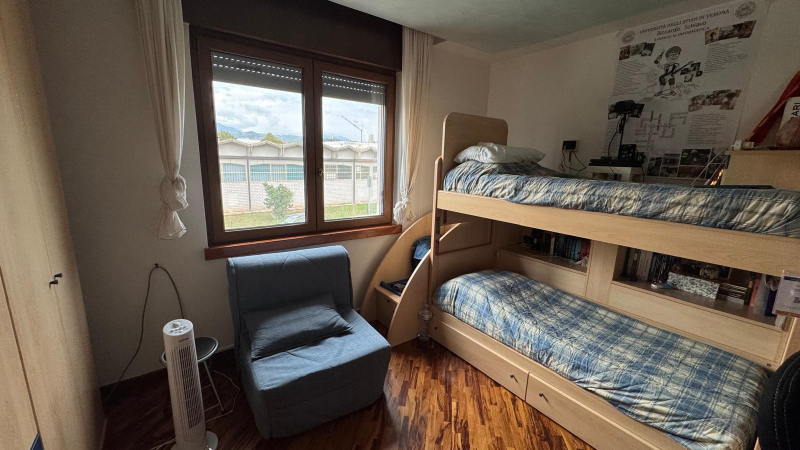
#> input picture img/1.jpeg, 1600 x 900 px (shown at 1/2 size)
$ python -i spectral_residual.py   (imports and definitions only)
#> lines starting #> are read from the running program, lines starting #| are printed output that depends on the picture
#> further down, picture is the input picture: shape (900, 1600, 3); mean B, G, R 79.7, 91.7, 103.5
import numpy as np
import cv2


def spectral_residual_saliency(image, sigma=3.0, target_size=(64, 64)):

#> called with sigma = 3, target_size = (64, 64)
    original_h, original_w = image.shape[:2]
#> original_h = 900; original_w = 1600

    # gray conversion for frequency analysis
    if image.ndim == 3 and image.shape[2] == 3:
        gray = cv2.cvtColor(image, cv2.COLOR_BGR2GRAY)
    else:
        gray = image.copy()

    # resize to a smaller size for faster computation
    small = cv2.resize(gray, target_size,
                       interpolation=cv2.INTER_AREA).astype(np.float32)
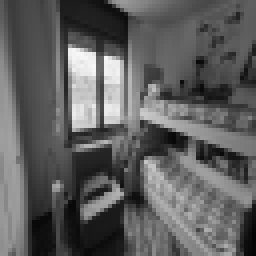
#> small: shape (64, 64) float32 (shown 4 times larger); min 4, max 247, mean 93.9

    # frequency analysis: FFT, amplitude and phase
    # fft2 computes 2d discrete f. transform
    spectrum = np.fft.fft2(small)
    amplitude = np.abs(spectrum)
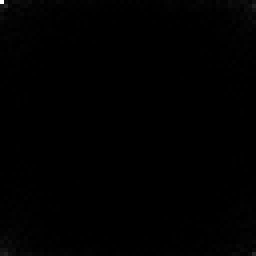
#> amplitude: shape (64, 64) float64 (shown 4 times larger); min 19.44, max 384561, mean 1549.9; drawn with min black and max white
    phase = np.angle(spectrum)
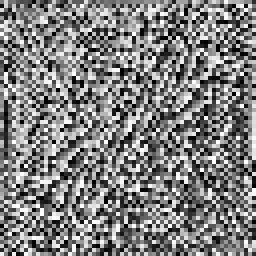
#> phase: shape (64, 64) float64 (shown 4 times larger); min -3.14, max 3.14, mean 0.000767; drawn with min black and max white


    log_amplitude = np.log(amplitude + 1e-8) # value compression
    avg_log_amplitude = cv2.blur(log_amplitude, (3, 3)) # local mean computation
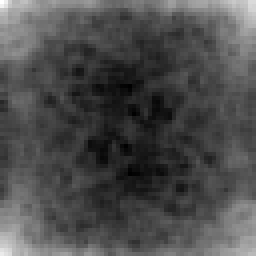
#> avg_log_amplitude: shape (64, 64) float64 (shown 4 times larger); min 4.77, max 10.81, mean 6.61; drawn with min black and max white
    spectral_residual = log_amplitude - avg_log_amplitude # subtraction -> peaks
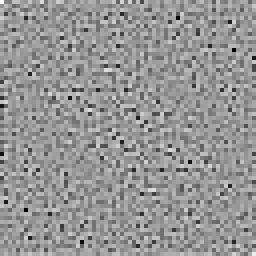
#> spectral_residual: shape (64, 64) float64 (shown 4 times larger); min -2.93, max 2.05, mean 0.00207; drawn with min black and max white

    # find the real and imaginary values
    # fft.ifft2 reconstruts the image
    reconstructed = np.fft.ifft2(np.exp(spectral_residual + 1j * phase))
    # magnitude squared for increased contrast
    saliency = (np.abs(reconstructed) ** 2).astype(np.float32)

    # Kernel size 6*sigma
    # | 1 makes it odd (required by OpenCV central pixel)
    ksize = int(np.ceil(sigma * 6)) | 1
    saliency = cv2.GaussianBlur(saliency, (ksize, ksize), sigma) # smoothing as the human gaze
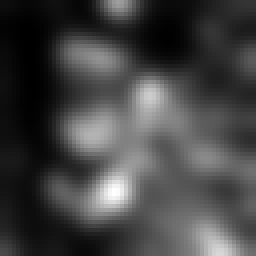
#> saliency: shape (64, 64) float32 (shown 4 times larger); min 2.21e-05, max 0.00143, mean 0.000397; drawn with min black and max white

    saliency = _normalize(saliency)
#> in _normalize, `minimum, maximum = saliency_map.min(), saliency_map.max()`: minimum = 2.21e-05; maximum = 0.00143
    #return to original size
    return cv2.resize(saliency, (original_w, original_h),
                      interpolation=cv2.INTER_LINEAR)
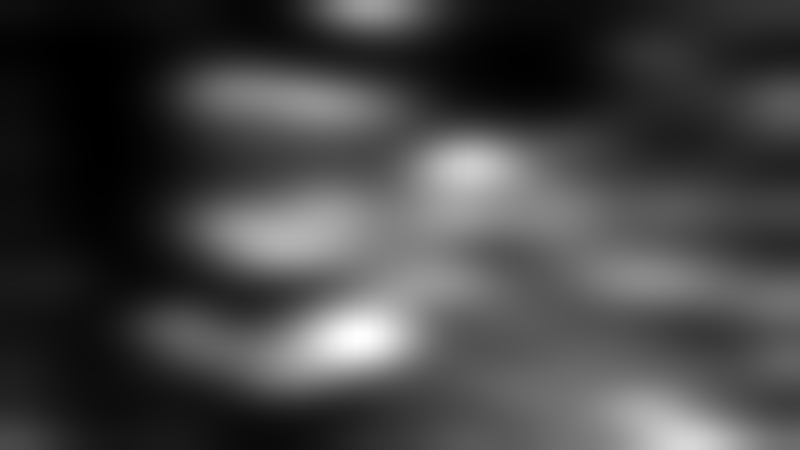
#> returned value: shape (900, 1600) float32 (shown at 1/2 size); min 3.51e-07, max 1, mean 0.266

# normalizarion function to [0, 1] range
def _normalize(saliency_map):
    minimum, maximum = saliency_map.min(), saliency_map.max()
    if maximum - minimum > 0:
        saliency_map = (saliency_map - minimum) / (maximum - minimum)
    else:
        saliency_map = np.zeros_like(saliency_map)
    return saliency_map.astype(np.float32)

>>> import cv2
>>> picture = cv2.imread('../../img/1.jpeg')
>>> result = spectral_residual_saliency(picture)

$ run again, on img/10.jpeg
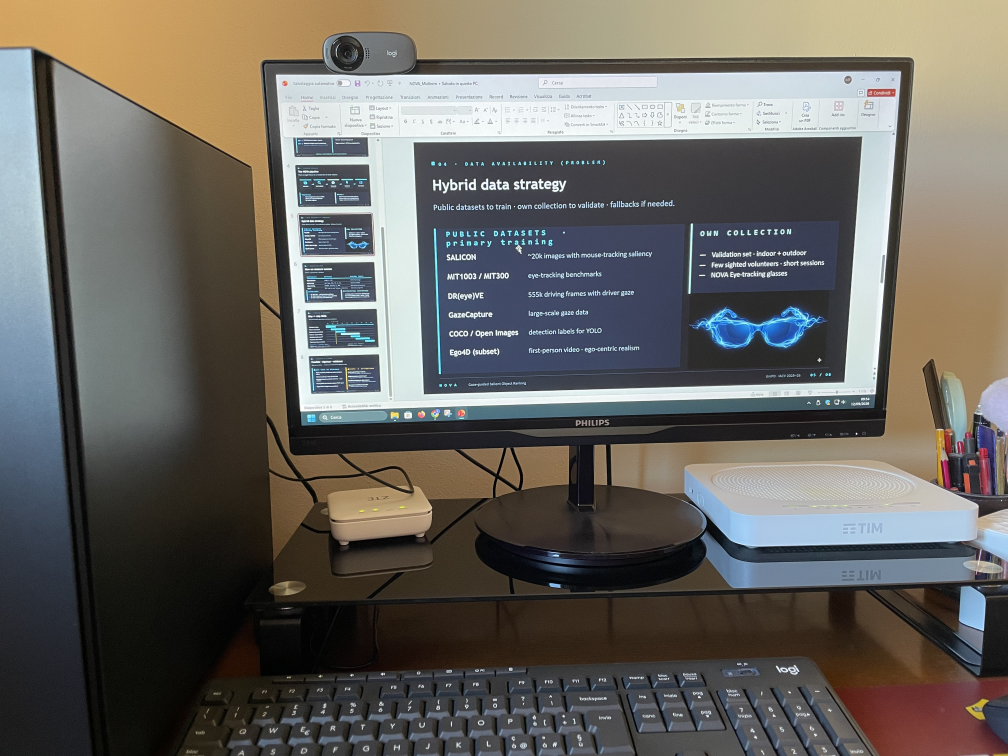
#> input picture img/10.jpeg, 4032 x 3024 px (shown at 1/4 size)
#> picture is the input picture: shape (3024, 4032, 3); mean B, G, R 96.7, 101.5, 104.3
#> in spectral_residual_saliency, `saliency = cv2.GaussianBlur(saliency, (ksize, ksize), sigma)`:
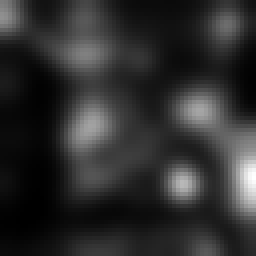
#> saliency: shape (64, 64) float32 (shown 4 times larger); min 2.25e-05, max 0.00226, mean 0.000435; drawn with min black and max white
#> minimum = 2.25e-05; maximum = 0.00226
#> in spectral_residual_saliency, `return cv2.resize(saliency, (original_w, original_h), interpolation=cv..`:
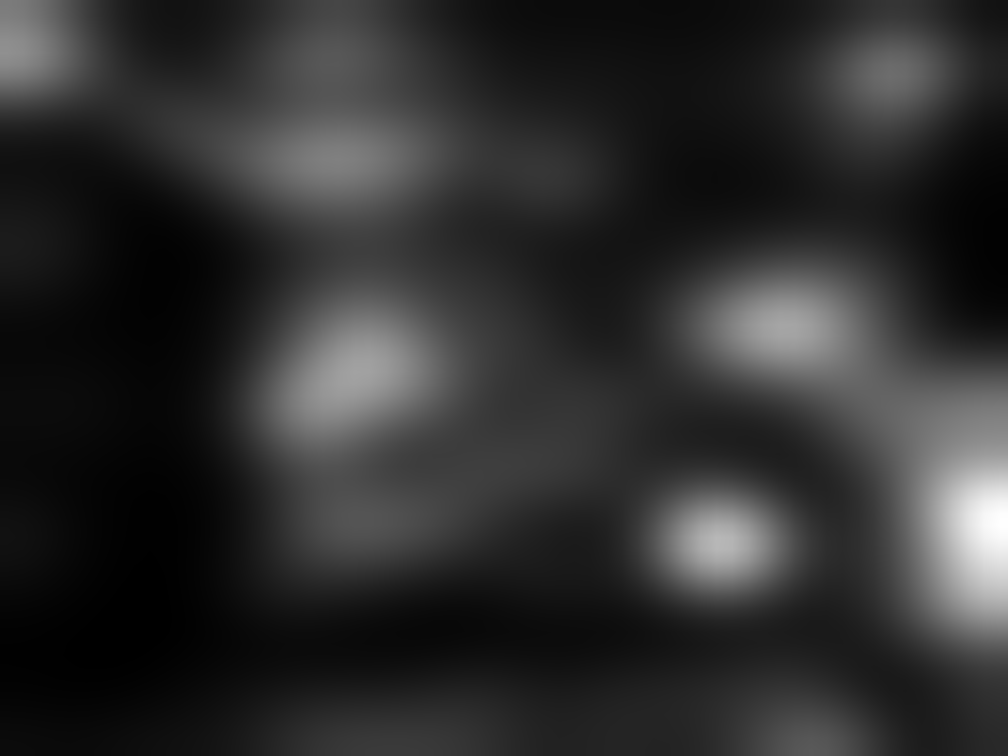
#> returned value: shape (3024, 4032) float32 (shown at 1/4 size); min 6.82e-08, max 1, mean 0.184

$ run again, on img/11.jpeg
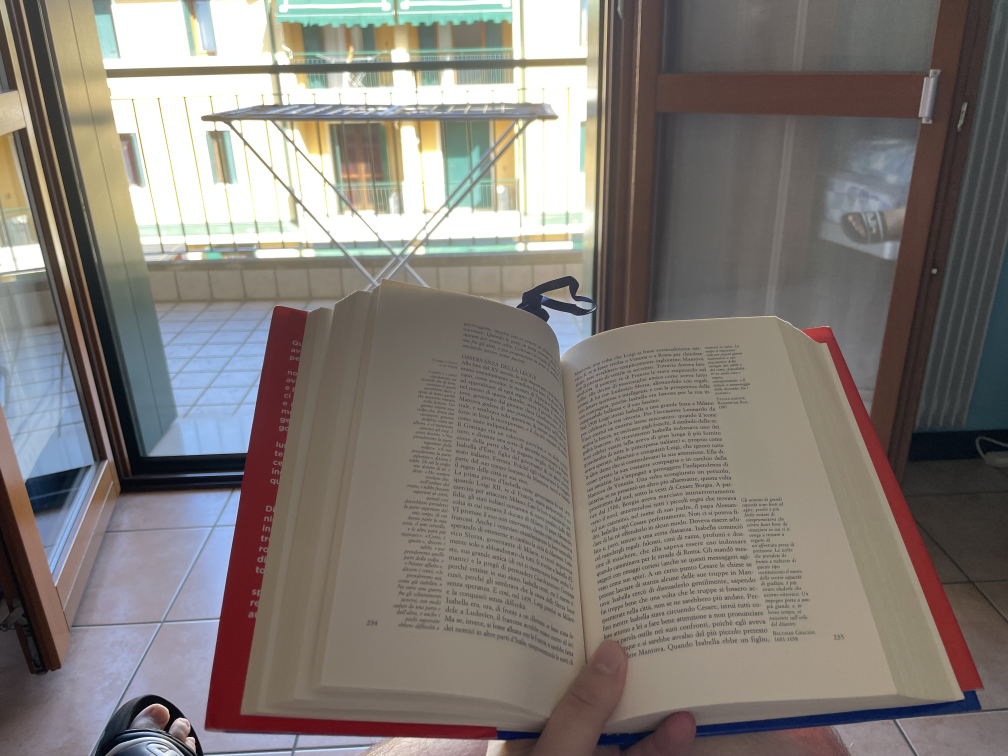
#> input picture img/11.jpeg, 4032 x 3024 px (shown at 1/4 size)
#> picture is the input picture: shape (3024, 4032, 3); mean B, G, R 118.8, 123.6, 129.8
#> in spectral_residual_saliency, `saliency = cv2.GaussianBlur(saliency, (ksize, ksize), sigma)`:
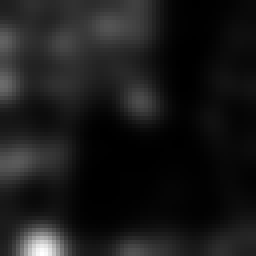
#> saliency: shape (64, 64) float32 (shown 4 times larger); min 2.81e-05, max 0.00372, mean 0.000408; drawn with min black and max white
#> minimum = 2.81e-05; maximum = 0.00372
#> in spectral_residual_saliency, `return cv2.resize(saliency, (original_w, original_h), interpolation=cv..`:
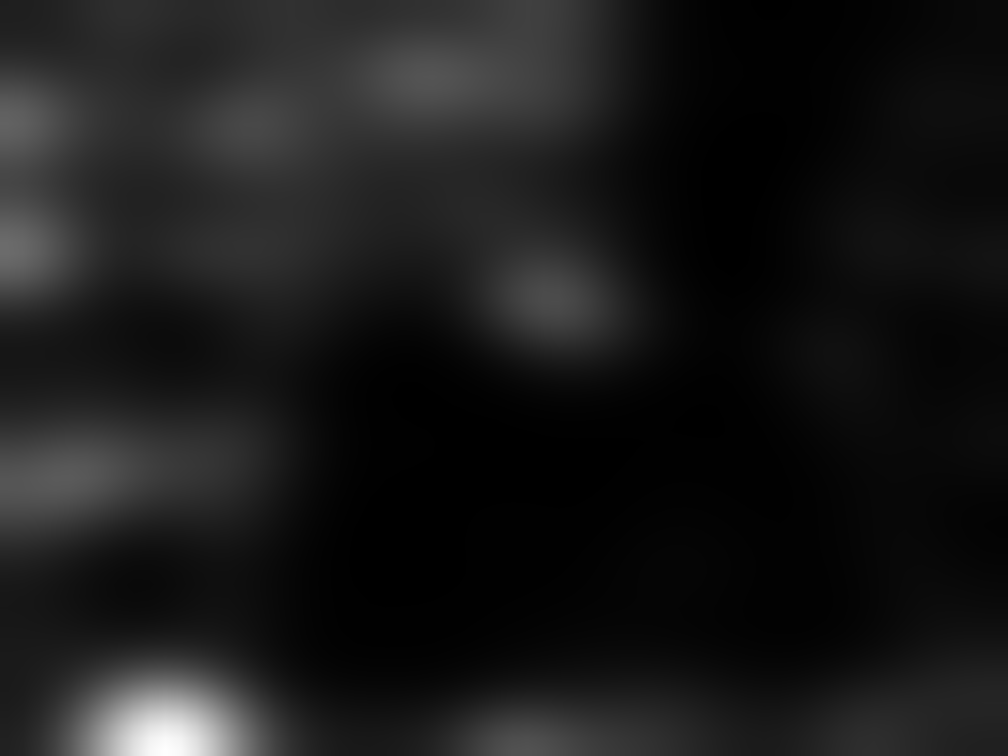
#> returned value: shape (3024, 4032) float32 (shown at 1/4 size); min 5.7e-07, max 1, mean 0.103

$ run again, on img/12.jpeg
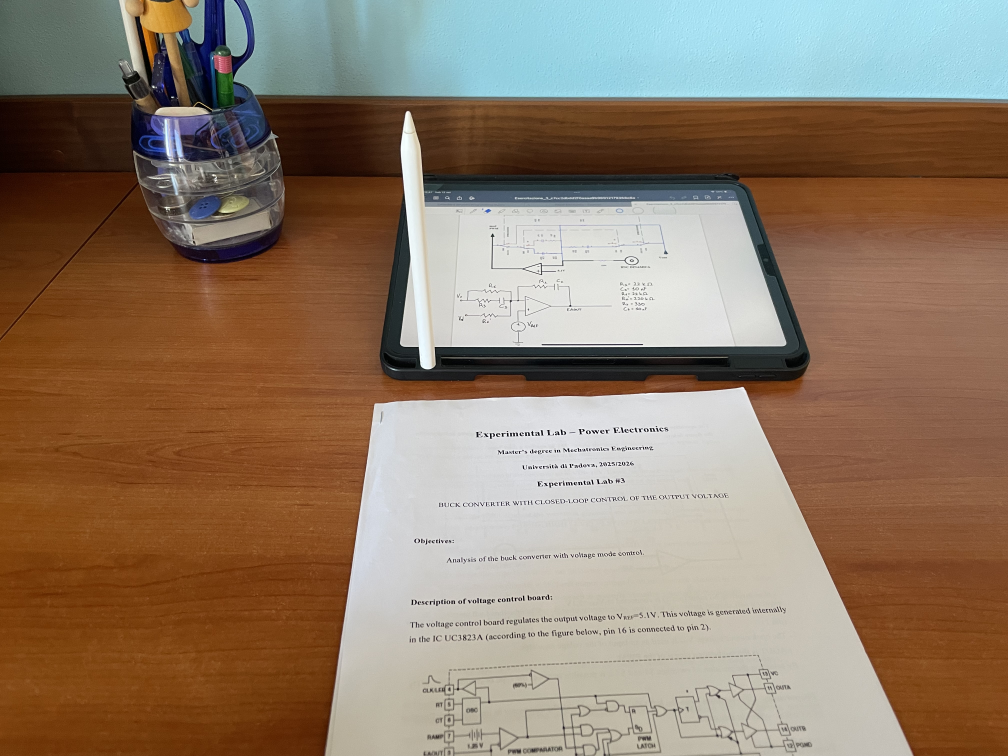
#> input picture img/12.jpeg, 4032 x 3024 px (shown at 1/4 size)
#> picture is the input picture: shape (3024, 4032, 3); mean B, G, R 103.2, 122.1, 142.4
#> minimum = 1.89e-05; maximum = 0.00269
#> in spectral_residual_saliency, `return cv2.resize(saliency, (original_w, original_h), interpolation=cv..`:
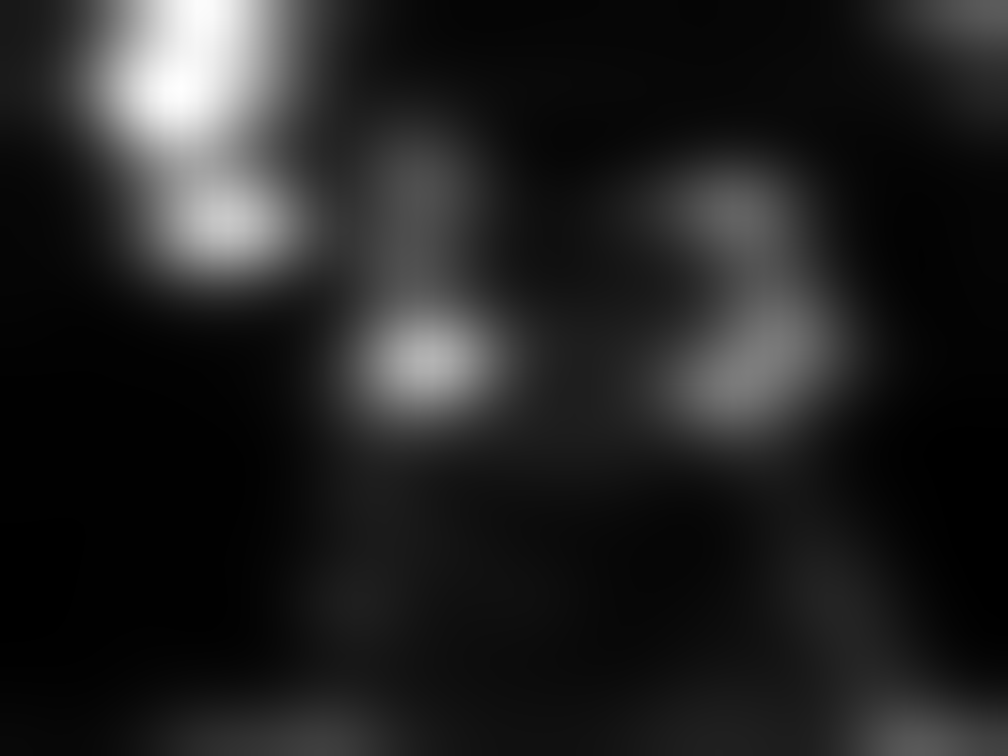
#> returned value: shape (3024, 4032) float32 (shown at 1/4 size); min 3.76e-07, max 1, mean 0.137
